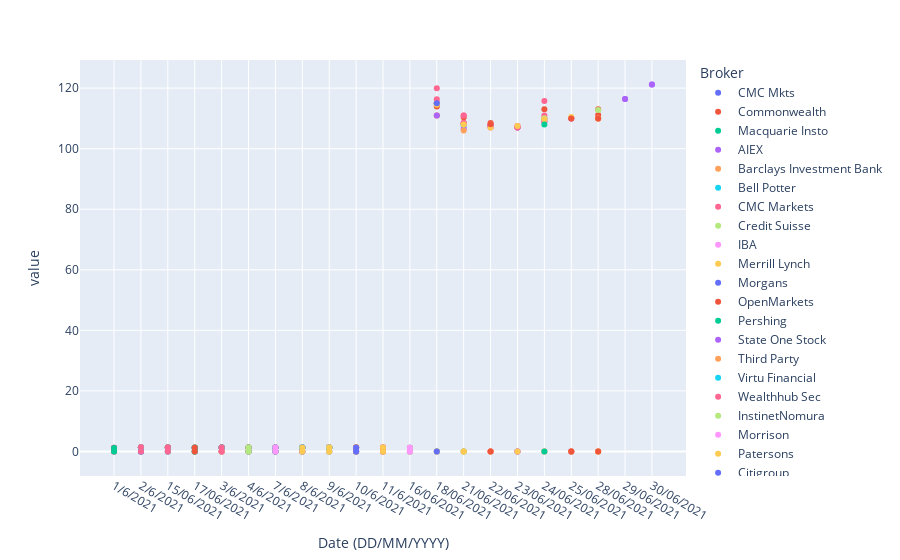

This figure's notebook cell:
### Code cell
def overlay_plotting():
    global file_name
 
    df = pd.read_csv(file_name)
    
    broker_df = df[df['Broker'] != 'Total']
    
    fig = px.scatter(broker_df, x="Date (DD/MM/YYYY)", y=['Sell Price','Buy Price'], color="Broker", hover_data=['Date (DD/MM/YYYY)'])
    
    fig.show()
    
overlay_plotting()

### Figure 1 — Plotly figure (JSON) as saved in the notebook; plotly's stock layout.template omitted (floating-point values rounded to 4 significant figures)
{"data": [{"hovertemplate": "Broker=CMC Mkts<br>Date (DD/MM/YYYY)=%{x}<br>value=%{y}<extra></extra>", "legendgroup": "CMC Mkts", "marker": {"color": "#636efa", "symbol": "circle"}, "mode": "markers", "name": "CMC Mkts", "orientation": "v", "showlegend": true, "type": "scatter", "x": ["1/6/2021", "2/6/2021", "15/06/2021", "17/06/2021", "1/6/2021", "2/6/2021", "15/06/2021", "17/06/2021"], "xaxis": "x", "y": [1.2, 1.3, 0, 1.3, 0, 0, 1.3, 1.2], "yaxis": "y"}, {"hovertemplate": "Broker=Commonwealth<br>Date (DD/MM/YYYY)=%{x}<br>value=%{y}<extra></extra>", "legendgroup": "Commonwealth", "marker": {"color": "#EF553B", "symbol": "circle"}, "mode": "markers", "name": "Commonwealth", "orientation": "v", "showlegend": true, "type": "scatter", "x": ["1/6/2021", "2/6/2021", "3/6/2021", "4/6/2021", "7/6/2021", "8/6/2021", "9/6/2021", "10/6/2021", "11/6/2021", "15/06/2021", "16/06/2021", "17/06/2021", "18/06/2021", "21/06/2021", "22/06/2021", "23/06/2021", "24/06/2021", "25/06/2021", "28/06/2021", "1/6/2021", "2/6/2021", "3/6/2021", "4/6/2021", "7/6/2021", "8/6/2021", "9/6/2021", "10/6/2021", "11/6/2021", "15/06/2021", "16/06/2021", "17/06/2021", "18/06/2021", "21/06/2021", "22/06/2021", "23/06/2021", "24/06/2021", "25/06/2021", "28/06/2021"], "xaxis": "x", "y": [0, 1.321, 0, 1.3, 1.3, 1.298, 1.281, 1.3, 1.3, 1.3, 0, 0, 113.9, 108.4, 107.7, 107.1, 113.0, 0, 111.1, 1.186, 1.287, 1.3, 1.3, 0, 1.3, 1.2, 1.3, 0, 1.3, 1.2, 1.3, 111, 110.4, 107.9, 107.2, 109.9, 110.1, 113.0], "yaxis": "y"}, {"hovertemplate": "Broker=Macquarie Insto<br>Date (DD/MM/YYYY)=%{x}<br>value=%{y}<extra></extra>", "legendgroup": "Macquarie Insto", "marker": {"color": "#00cc96", "symbol": "circle"}, "mode": "markers", "name": "Macquarie Insto", "orientation": "v", "showlegend": true, "type": "scatter", "x": ["1/6/2021", "18/06/2021", "1/6/2021", "18/06/2021"], "xaxis": "x", "y": [1.1, 115, 0, 0], "yaxis": "y"}, {"hovertemplate": "Broker=AIEX<br>Date (DD/MM/YYYY)=%{x}<br>value=%{y}<extra></extra>", "legendgroup": "AIEX", "marker": {"color": "#ab63fa", "symbol": "circle"}, "mode": "markers", "name": "AIEX", "orientation": "v", "showlegend": true, "type": "scatter", "x": ["2/6/2021", "3/6/2021", "11/6/2021", "16/06/2021", "18/06/2021", "21/06/2021", "22/06/2021", "23/06/2021", "24/06/2021", "25/06/2021", "2/6/2021", "3/6/2021", "11/6/2021", "16/06/2021", "18/06/2021", "21/06/2021", "22/06/2021", "23/06/2021", "24/06/2021", "25/06/2021"], "xaxis": "x", "y": [1.261, 1.3, 1.3, 0, 111, 106.5, 107.5, 0, 109, 0, 1.2, 0, 0, 1.2, 115, 107.5, 107.3, 107, 110, 110], "yaxis": "y"}, {"hovertemplate": "Broker=Barclays Investment Bank<br>Date (DD/MM/YYYY)=%{x}<br>value=%{y}<extra></extra>", "legendgroup": "Barclays Investment Bank", "marker": {"color": "#FFA15A", "symbol": "circle"}, "mode": "markers", "name": "Barclays Investment Bank", "orientation": "v", "showlegend": true, "type": "scatter", "x": ["2/6/2021", "3/6/2021", "4/6/2021", "7/6/2021", "8/6/2021", "9/6/2021", "10/6/2021", "15/06/2021", "2/6/2021", "3/6/2021", "4/6/2021", "7/6/2021", "8/6/2021", "9/6/2021", "10/6/2021", "15/06/2021"], "xaxis": "x", "y": [1.321, 0, 0, 1.3, 1.3, 1.3, 1.3, 1.3, 1.284, 1.3, 1.3, 0, 0, 0, 0, 1.3], "yaxis": "y"}, {"hovertemplate": "Broker=Bell Potter<br>Date (DD/MM/YYYY)=%{x}<br>value=%{y}<extra></extra>", "legendgroup": "Bell Potter", "marker": {"color": "#19d3f3", "symbol": "circle"}, "mode": "markers", "name": "Bell Potter", "orientation": "v", "showlegend": true, "type": "scatter", "x": ["2/6/2021", "8/6/2021", "9/6/2021", "15/06/2021", "21/06/2021", "2/6/2021", "8/6/2021", "9/6/2021", "15/06/2021", "21/06/2021"], "xaxis": "x", "y": [1.239, 0, 1.2, 1.3, 0, 1.2, 1.3, 1.2, 0, 108], "yaxis": "y"}, {"hovertemplate": "Broker=CMC Markets<br>Date (DD/MM/YYYY)=%{x}<br>value=%{y}<extra></extra>", "legendgroup": "CMC Markets", "marker": {"color": "#FF6692", "symbol": "circle"}, "mode": "markers", "name": "CMC Markets", "orientation": "v", "showlegend": true, "type": "scatter", "x": ["2/6/2021", "3/6/2021", "4/6/2021", "7/6/2021", "8/6/2021", "9/6/2021", "18/06/2021", "21/06/2021", "22/06/2021", "24/06/2021", "25/06/2021", "28/06/2021", "2/6/2021", "3/6/2021", "4/6/2021", "7/6/2021", "8/6/2021", "9/6/2021", "18/06/2021", "21/06/2021", "22/06/2021", "24/06/2021", "25/06/2021", "28/06/2021"], "xaxis": "x", "y": [1.287, 0, 0, 1.3, 0, 0, 0, 111, 107.0, 111, 110, 110, 1.268, 1.3, 1.3, 1.3, 1.3, 1.3, 115, 108.5, 0, 115.7, 0, 0], "yaxis": "y"}, {"hovertemplate": "Broker=Credit Suisse<br>Date (DD/MM/YYYY)=%{x}<br>value=%{y}<extra></extra>", "legendgroup": "Credit Suisse", "marker": {"color": "#B6E880", "symbol": "circle"}, "mode": "markers", "name": "Credit Suisse", "orientation": "v", "showlegend": true, "type": "scatter", "x": ["2/6/2021", "3/6/2021", "7/6/2021", "9/6/2021", "10/6/2021", "11/6/2021", "15/06/2021", "16/06/2021", "17/06/2021", "18/06/2021", "21/06/2021", "24/06/2021", "28/06/2021", "2/6/2021", "3/6/2021", "7/6/2021", "9/6/2021", "10/6/2021", "11/6/2021", "15/06/2021", "16/06/2021", "17/06/2021", "18/06/2021", "21/06/2021", "24/06/2021", "28/06/2021"], "xaxis": "x", "y": [1.266, 1.3, 0, 0, 0, 0, 1.3, 0, 1.3, 115, 108.0, 110, 112.8, 1.3, 0, 1.3, 1.3, 1.3, 1.3, 1.3, 1.25, 0, 0, 0, 110.0, 0], "yaxis": "y"}, {"hovertemplate": "Broker=IBA<br>Date (DD/MM/YYYY)=%{x}<br>value=%{y}<extra></extra>", "legendgroup": "IBA", "marker": {"color": "#FF97FF", "symbol": "circle"}, "mode": "markers", "name": "IBA", "orientation": "v", "showlegend": true, "type": "scatter", "x": ["2/6/2021", "15/06/2021", "16/06/2021", "23/06/2021", "2/6/2021", "15/06/2021", "16/06/2021", "23/06/2021"], "xaxis": "x", "y": [1.3, 0, 1.225, 0, 1.3, 1.3, 0, 107.5], "yaxis": "y"}, {"hovertemplate": "Broker=Merrill Lynch<br>Date (DD/MM/YYYY)=%{x}<br>value=%{y}<extra></extra>", "legendgroup": "Merrill Lynch", "marker": {"color": "#FECB52", "symbol": "circle"}, "mode": "markers", "name": "Merrill Lynch", "orientation": "v", "showlegend": true, "type": "scatter", "x": ["2/6/2021", "8/6/2021", "10/6/2021", "11/6/2021", "15/06/2021", "18/06/2021", "23/06/2021", "28/06/2021", "2/6/2021", "8/6/2021", "10/6/2021", "11/6/2021", "15/06/2021", "18/06/2021", "23/06/2021", "28/06/2021"], "xaxis": "x", "y": [1.25, 1.3, 1.3, 1.3, 1.3, 114.5, 107, 110, 1.2, 0, 0, 0, 0, 0, 0, 0], "yaxis": "y"}, {"hovertemplate": "Broker=Morgans<br>Date (DD/MM/YYYY)=%{x}<br>value=%{y}<extra></extra>", "legendgroup": "Morgans", "marker": {"color": "#636efa", "symbol": "circle"}, "mode": "markers", "name": "Morgans", "orientation": "v", "showlegend": true, "type": "scatter", "x": ["2/6/2021", "2/6/2021"], "xaxis": "x", "y": [0, 1.3], "yaxis": "y"}, {"hovertemplate": "Broker=OpenMarkets<br>Date (DD/MM/YYYY)=%{x}<br>value=%{y}<extra></extra>", "legendgroup": "OpenMarkets", "marker": {"color": "#EF553B", "symbol": "circle"}, "mode": "markers", "name": "OpenMarkets", "orientation": "v", "showlegend": true, "type": "scatter", "x": ["2/6/2021", "3/6/2021", "4/6/2021", "7/6/2021", "9/6/2021", "10/6/2021", "15/06/2021", "17/06/2021", "22/06/2021", "2/6/2021", "3/6/2021", "4/6/2021", "7/6/2021", "9/6/2021", "10/6/2021", "15/06/2021", "17/06/2021", "22/06/2021"], "xaxis": "x", "y": [1.274, 1.3, 1.3, 0, 1.3, 1.3, 1.3, 0, 108.5, 1.2, 1.3, 0, 1.3, 1.3, 0, 1.3, 1.2, 0], "yaxis": "y"}, {"hovertemplate": "Broker=Pershing<br>Date (DD/MM/YYYY)=%{x}<br>value=%{y}<extra></extra>", "legendgroup": "Pershing", "marker": {"color": "#00cc96", "symbol": "circle"}, "mode": "markers", "name": "Pershing", "orientation": "v", "showlegend": true, "type": "scatter", "x": ["2/6/2021", "17/06/2021", "2/6/2021", "17/06/2021"], "xaxis": "x", "y": [1.2, 1.2, 0, 0], "yaxis": "y"}, {"hovertemplate": "Broker=State One Stock<br>Date (DD/MM/YYYY)=%{x}<br>value=%{y}<extra></extra>", "legendgroup": "State One Stock", "marker": {"color": "#ab63fa", "symbol": "circle"}, "mode": "markers", "name": "State One Stock", "orientation": "v", "showlegend": true, "type": "scatter", "x": ["2/6/2021", "7/6/2021", "8/6/2021", "9/6/2021", "23/06/2021", "2/6/2021", "7/6/2021", "8/6/2021", "9/6/2021", "23/06/2021"], "xaxis": "x", "y": [0, 1.3, 1.3, 1.3, 107, 1.3, 0, 0, 0, 0], "yaxis": "y"}, {"hovertemplate": "Broker=Third Party<br>Date (DD/MM/YYYY)=%{x}<br>value=%{y}<extra></extra>", "legendgroup": "Third Party", "marker": {"color": "#FFA15A", "symbol": "circle"}, "mode": "markers", "name": "Third Party", "orientation": "v", "showlegend": true, "type": "scatter", "x": ["2/6/2021", "4/6/2021", "21/06/2021", "28/06/2021", "2/6/2021", "4/6/2021", "21/06/2021", "28/06/2021"], "xaxis": "x", "y": [1.229, 1.3, 0, 0, 1.377, 0, 106, 110], "yaxis": "y"}, {"hovertemplate": "Broker=Virtu Financial<br>Date (DD/MM/YYYY)=%{x}<br>value=%{y}<extra></extra>", "legendgroup": "Virtu Financial", "marker": {"color": "#19d3f3", "symbol": "circle"}, "mode": "markers", "name": "Virtu Financial", "orientation": "v", "showlegend": true, "type": "scatter", "x": ["2/6/2021", "3/6/2021", "4/6/2021", "7/6/2021", "8/6/2021", "9/6/2021", "10/6/2021", "15/06/2021", "17/06/2021", "2/6/2021", "3/6/2021", "4/6/2021", "7/6/2021", "8/6/2021", "9/6/2021", "10/6/2021", "15/06/2021", "17/06/2021"], "xaxis": "x", "y": [1.3, 1.3, 0, 1.3, 1.3, 1.3, 1.3, 1.3, 0, 1.2, 1.3, 1.3, 0, 1.2, 1.2, 0, 0, 1.2], "yaxis": "y"}, {"hovertemplate": "Broker=Wealthhub Sec<br>Date (DD/MM/YYYY)=%{x}<br>value=%{y}<extra></extra>", "legendgroup": "Wealthhub Sec", "marker": {"color": "#FF6692", "symbol": "circle"}, "mode": "markers", "name": "Wealthhub Sec", "orientation": "v", "showlegend": true, "type": "scatter", "x": ["2/6/2021", "3/6/2021", "10/6/2021", "11/6/2021", "15/06/2021", "18/06/2021", "21/06/2021", "23/06/2021", "24/06/2021", "2/6/2021", "3/6/2021", "10/6/2021", "11/6/2021", "15/06/2021", "18/06/2021", "21/06/2021", "23/06/2021", "24/06/2021"], "xaxis": "x", "y": [1.4, 1.3, 1.3, 0, 0, 120, 108.5, 107.5, 0, 0, 0, 0, 1.3, 1.3, 116.3, 111, 107.0, 109], "yaxis": "y"}, {"hovertemplate": "Broker=InstinetNomura<br>Date (DD/MM/YYYY)=%{x}<br>value=%{y}<extra></extra>", "legendgroup": "InstinetNomura", "marker": {"color": "#B6E880", "symbol": "circle"}, "mode": "markers", "name": "InstinetNomura", "orientation": "v", "showlegend": true, "type": "scatter", "x": ["4/6/2021", "9/6/2021", "4/6/2021", "9/6/2021"], "xaxis": "x", "y": [0, 0, 1.3, 1.3], "yaxis": "y"}, {"hovertemplate": "Broker=Morrison<br>Date (DD/MM/YYYY)=%{x}<br>value=%{y}<extra></extra>", "legendgroup": "Morrison", "marker": {"color": "#FF97FF", "symbol": "circle"}, "mode": "markers", "name": "Morrison", "orientation": "v", "showlegend": true, "type": "scatter", "x": ["7/6/2021", "22/06/2021", "7/6/2021", "22/06/2021"], "xaxis": "x", "y": [1.3, 0, 0, 108], "yaxis": "y"}, {"hovertemplate": "Broker=Patersons<br>Date (DD/MM/YYYY)=%{x}<br>value=%{y}<extra></extra>", "legendgroup": "Patersons", "marker": {"color": "#FECB52", "symbol": "circle"}, "mode": "markers", "name": "Patersons", "orientation": "v", "showlegend": true, "type": "scatter", "x": ["8/6/2021", "9/6/2021", "11/6/2021", "21/06/2021", "22/06/2021", "23/06/2021", "24/06/2021", "25/06/2021", "8/6/2021", "9/6/2021", "11/6/2021", "21/06/2021", "22/06/2021", "23/06/2021", "24/06/2021", "25/06/2021"], "xaxis": "x", "y": [1.225, 1.3, 1.3, 108, 107, 107.5, 109.7, 110.4, 0, 0, 0, 0, 0, 0, 0, 0], "yaxis": "y"}, {"hovertemplate": "Broker=Citigroup<br>Date (DD/MM/YYYY)=%{x}<br>value=%{y}<extra></extra>", "legendgroup": "Citigroup", "marker": {"color": "#636efa", "symbol": "circle"}, "mode": "markers", "name": "Citigroup", "orientation": "v", "showlegend": true, "type": "scatter", "x": ["10/6/2021", "18/06/2021", "10/6/2021", "18/06/2021"], "xaxis": "x", "y": [1.25, 115, 0, 0], "yaxis": "y"}, {"hovertemplate": "Broker=Shaw<br>Date (DD/MM/YYYY)=%{x}<br>value=%{y}<extra></extra>", "legendgroup": "Shaw", "marker": {"color": "#EF553B", "symbol": "circle"}, "mode": "markers", "name": "Shaw", "orientation": "v", "showlegend": true, "type": "scatter", "x": ["17/06/2021", "22/06/2021", "25/06/2021", "28/06/2021", "17/06/2021", "22/06/2021", "25/06/2021", "28/06/2021"], "xaxis": "x", "y": [1.2, 108.1, 110, 110, 0, 0, 0, 0], "yaxis": "y"}, {"hovertemplate": "Broker=Morgan Stanley<br>Date (DD/MM/YYYY)=%{x}<br>value=%{y}<extra></extra>", "legendgroup": "Morgan Stanley", "marker": {"color": "#00cc96", "symbol": "circle"}, "mode": "markers", "name": "Morgan Stanley", "orientation": "v", "showlegend": true, "type": "scatter", "x": ["24/06/2021", "24/06/2021"], "xaxis": "x", "y": [108, 0], "yaxis": "y"}, {"hovertemplate": "Broker=Unassigned Transactions<br>Date (DD/MM/YYYY)=%{x}<br>value=%{y}<extra></extra>", "legendgroup": "Unassigned Transactions", "marker": {"color": "#ab63fa", "symbol": "circle"}, "mode": "markers", "name": "Unassigned Transactions", "orientation": "v", "showlegend": true, "type": "scatter", "x": ["29/06/2021", "30/06/2021", "29/06/2021", "30/06/2021"], "xaxis": "x", "y": [116.4, 121.2, 116.4, 121.2], "yaxis": "y"}], "layout": {"legend": {"title": {"text": "Broker"}, "tracegroupgap": 0}, "margin": {"t": 60}, "xaxis": {"anchor": "y", "domain": [0, 1], "title": {"text": "Date (DD/MM/YYYY)"}}, "yaxis": {"anchor": "x", "domain": [0, 1], "title": {"text": "value"}}}}
